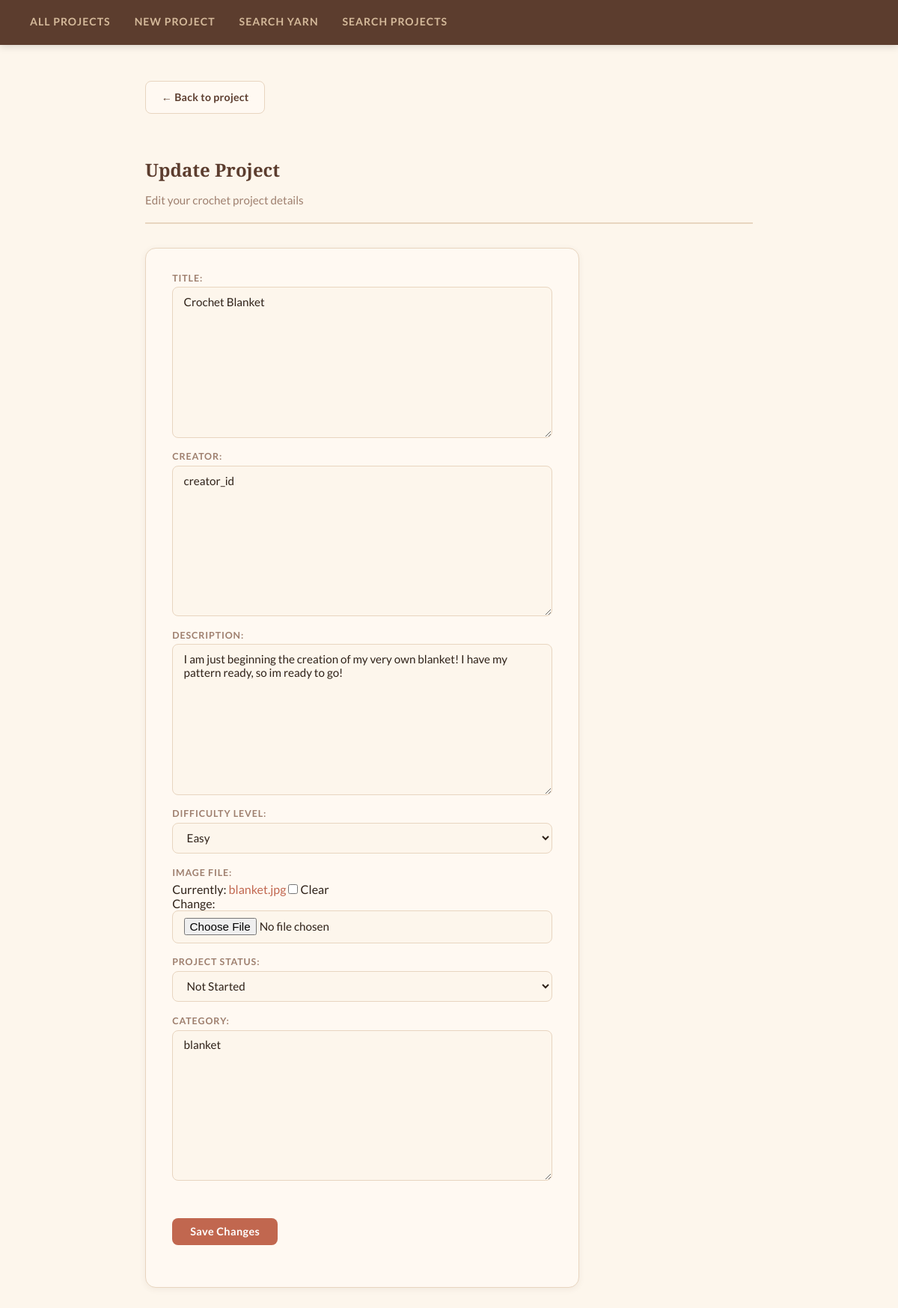
The page /crochet/project/1/update/ on the database as committed earlier.
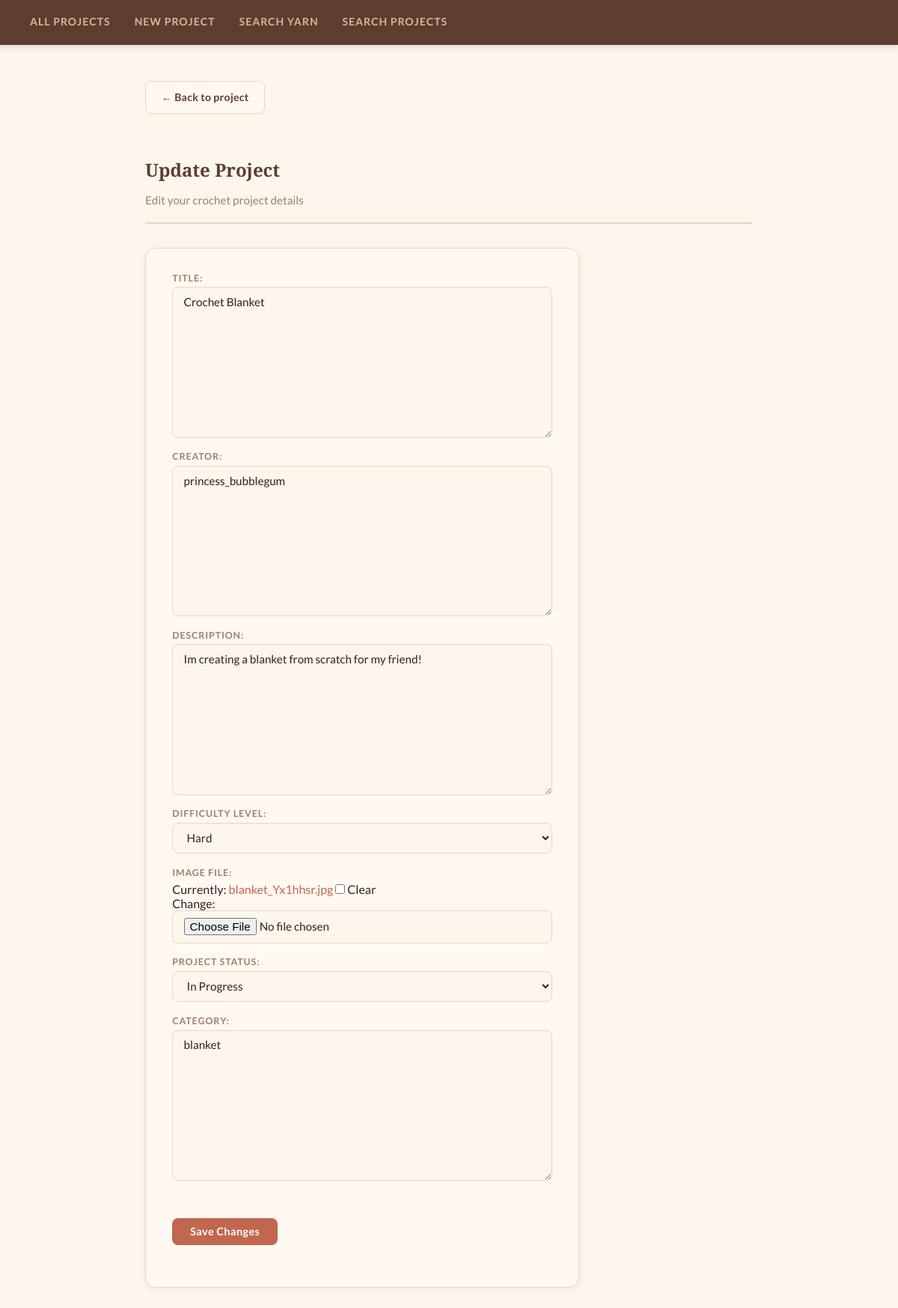
The same page on the database as committed later.
### crochet/models.py (models this page shows, shortened)
class Project(models.Model):
    title = models.TextField(blank=False)
    creator = models.TextField(blank=False)
    description = models.TextField(blank=False)
    DIFFICULTY_CHOICES = [
        ('easy', 'Easy'),
        ('medium', 'Medium'),
        ('hard', 'Hard'),
    ]
    difficulty_level = models.CharField(max_length=10,choices=DIFFICULTY_CHOICES,default='easy')
    image_file = models.ImageField(blank=True) # so the user can upload an image of their progress
    STATUS_CHOICES = [
    ('not_started', 'Not Started'),
    ('in_progress', 'In Progress'),
    ('completed', 'Completed'),
]
    project_status = models.CharField(max_length=20,choices=STATUS_CHOICES,default='not_started')
    category = models.TextField(blank=True, default='')
    date_created = models.DateTimeField(auto_now=True)
    RATING_CHOICES = [
    (1, '1 Star'),
    (2, '2 Stars'),
    (3, '3 Stars'),
    (4, '4 Stars'),
    (5, '5 Stars'),
    ]
    rating = models.IntegerField(choices=RATING_CHOICES,default=5)

### crochet/views.py (the view, shortened to what this page needs)
# urls.py: path('project/<int:pk>/update/', views.UpdateProjectView.as_view(), name='update-project'),
class UpdateProjectView(UpdateView):
    model = Project
    template_name = 'crochet/update_project.html'
    fields = ['title', 'creator', 'description', 'difficulty_level', 'image_file', 'project_status', 'category']

### crochet/templates/crochet/update_project.html (shortened to what this page needs)
{% extends 'crochet/base.html' %}
{% load static %}
{% block content %}
<a href="{% url 'project-detail' object.pk %}" class="btn btn-secondary">
    ← Back to project
    </a>
    <br><br>
<div class="page-header">
    <h2>Update Project</h2>
    <div class="subtitle">Edit your crochet project details</div>
</div>
<div class="form-card">
    <form method="POST" enctype="multipart/form-data">
        <table>
            {{ form.as_table }}
        </table>
        <div class="action-row" style="margin-top: 1.5rem;">
            <input type="submit" value="Save Changes" class="btn btn-primary">
        </div>
    </form>
</div>
{% endblock %}

Rows that differ between the two databases and show on the page:
changed Project "Crochet Blanket": creator "creator_id" → "princess_bubblegum"; description "I am just beginning the creation of my very own blanket! I have my pattern ready, so im ready to go!" → "Im creating a blanket from scratch for my friend!"; difficulty_level "Easy" → "Hard"; project_status "Not Started" → "In Progress"
Other text that changed with them:
text no longer shown: "TITLE: CREATOR: DESCRIPTION: DIFFICULTY LEVEL: IMAGE FILE: Currently: blanket.jpg Clear Change: PROJECT STATUS: CATEGORY:"
text now shown: "TITLE: CREATOR: DESCRIPTION: DIFFICULTY LEVEL: IMAGE FILE: Currently: blanket_Yx1hhsr.jpg Clear Change: PROJECT STATUS: CATEGORY:"
